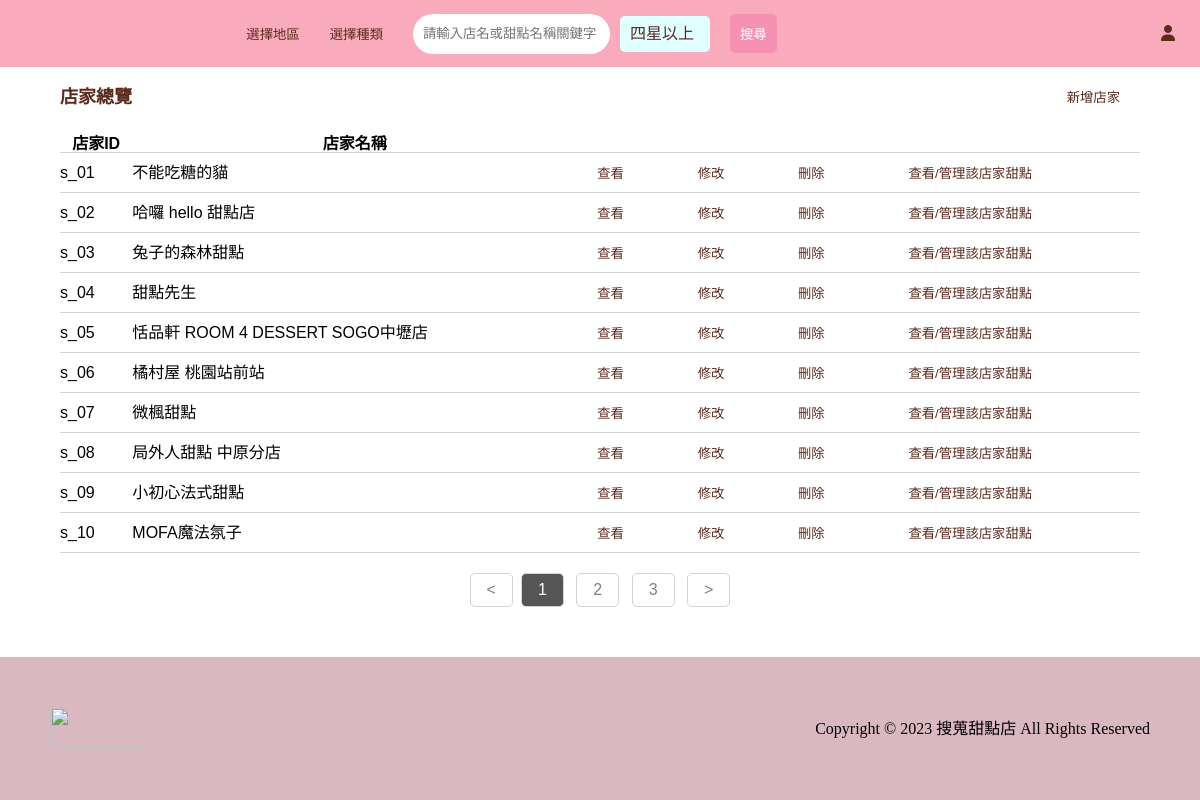
/manager_index.php, run on the app's committed database.
### tables this page shows
CREATE TABLE `shop` (
  `shop_ID` varchar(15) NOT NULL,
  `shop_Name` varchar(100) NOT NULL,
  `shop_Phone` varchar(10) DEFAULT NULL,
  `shop_Website` varchar(200) DEFAULT NULL,
  `shop_IG` varchar(200) DEFAULT NULL,
  `shop_FB` varchar(200) DEFAULT NULL,
  `shop_Email` varchar(50) DEFAULT NULL,
  `shop_Address` varchar(250) NOT NULL,
  `shop_ForHere` tinyint(1) DEFAULT NULL COMMENT '1:內用 0:外帶',
  `shop_Photo` varchar(500) DEFAULT NULL
);

### manager_index.php (the view, shortened to what this page needs)
<?php
require_once 'db.php';
?>
<!DOCTYPE html>
<html lang="en">
<head>
    <link rel="stylesheet" href="https://cdnjs.cloudflare.com/ajax/libs/font-awesome/6.4.2/css/all.min.css">
    <link rel="stylesheet" href="https://cdn.jsdelivr.net/npm/swiper@11/swiper-bundle.min.css" />
    <link rel="stylesheet" href="./css/all.css">
</head>
<body>
    <div class="wrap">
        <div class="navbar-index">
                <?php
                if (isset($_SESSION['nowUser']) && $_SESSION['nowUser']['user_Role'] == "manager") {
                    echo "<h1 class='logo'><a href='manager_index.php'>搜蒐甜點店</a></h1>";
                } else {
                    echo "<h1 class='logo'><a href='index.php'>搜蒐甜點店</a></h1>";
                }
                ?>
                <form action="./shop/select.php" method="GET" class="search-section">
                    <input type="button" name="zone-choice" id="index-zone-choice" value="選擇地區">
                    <input type="button" name="style-choice" id="index-style-choice" value="選擇種類">
                    <input type="text" placeholder="請輸入店名或甜點名稱關鍵字" name="keyword" class="search-bar">
                    <div class="search-choice">
                        <label for='four-star-input' id='four-star-label'>四星以上</label>
                        <input type="submit" value="搜尋" class="search-button">
                    </div>
                </form>
                <ul class="nav">
                    <?php
                    if (isset($_SESSION['nowUser'])) {
                        if ($_SESSION['nowUser']['user_Role'] == "manager") {
                            echo '<li class="nav-content"><a href="manager_index.php">管理店家</a></li>';
                        }
                        echo '<li class="nav-content-index"><a href="./favorite/favorite.php?userid=' . $_SESSION['nowUser']['user_ID'] . '">收藏</a></li>';
                        echo '<li class="nav-content-index"><a href="./gallery/gallery.php?userid=' . $_SESSION['nowUser']['user_ID'] . '">圖鑑</a></li>';
                        echo '<li class="nav-content-index"><a href="./user/user_info.php?userid=' . $_SESSION['nowUser']['user_ID'] . '"><i class="fa-solid fa-user"></i></a></li>';
                    } else {
                        echo '<li class="nav-content-index"><a href="./user/signup.php"><i class="fa-solid fa-user"></i></a></li>';
                    }
                    ?>
                </ul>
            </div>
        <div class="manager-main">
            <?php
            echo "<p>店家總覽 <a href='./shop/create_shop.php'><button>新增店家</button></a></p>";
            $sql = "SELECT shop_ID, shop_Name FROM shop";
            $result = $conn->query($sql);
            if ($result->num_rows > 0) {
                $data_nums = mysqli_num_rows($result);
                $per = 10;
                $pages = ceil($data_nums/$per);
                if (!isset($_GET["page"])){
                    $page=1;
                } else {
                    $page = intval($_GET["page"]);
                }
                $start = ($page-1)*$per;
                $result = $conn->query($sql.' LIMIT '.$start.', '.$per) or die("Error: " . $conn->error);
                echo "<table><tr><th>店家ID</th><th>店家名稱</th><th> </th></tr>";
                while ($row = $result->fetch_assoc()) {
                    echo "<tr>";
                    echo "<td>" . $row["shop_ID"] . "</td>";
                    echo "<td>" . $row["shop_Name"] . "</td>";
                    echo "<td><a href='./shop/shop_info.php?shop_id=" . $row["shop_ID"] . "'><button>查看</button></a></td>";
                    echo "<td><a href='./shop/manager_shop_adjust.php?shop_id=" . $row["shop_ID"] . "'><button>修改</button></a></td>";
                    $delete_ID = $row["shop_ID"];
                    echo "<td><button type='submit' onclick=\"deletionShop('$delete_ID')\">刪除</button></td>";
                    echo "<td><a href='./dessert/manager_dessert_index.php?shop_id=" . $row["shop_ID"] . "'><button class='search-button' >查看/管理該店家甜點</button></a></td>";
                    echo "</tr>";
                }
                echo "</table>";
            } else {
                echo "0 筆結果";
            }
            echo '<div class="pagination">';
            echo "<a href='?page=1'><</a>";
            for ($i = 1; $i <= $pages; $i++) {
                if ($page - 3 < $i && $i < $page + 3) {
                    if ($i == $page) {
                        echo "<a class='active' href='?page=".$i."'>".$i."</a> ";
                    } else {
                        echo "<a href='?page=".$i."'>".$i."</a> ";
                    }
                }
            }
            echo "<a href='?page=".$pages."'>></a><br /><br />";
            echo '</div>';
            ?>
        </div>
    </div>
    <div class="footer">
        <div class="left-footer"><img src='./image/logo-4.png'></div>
        <div class="right-footer">
            <p>Copyright © 2023 搜蒐甜點店 All Rights Reserved</p>
        </div>
    </div>
</body>
</html>

### all.css (style rules this page uses)
html, body, div, span, applet, object, iframe, h1, h2, h3, h4, h5, h6, p, blockquote, pre, a, abbr, acronym, address, big, cite, code, del, dfn, em, img, ins, kbd, q, s, samp, small, strike, strong, sub, sup, tt, var, b, u, i, center, dl, dt, dd, ol, ul, li, fieldset, form, label, legend, table, caption, tbody, tfoot, thead, tr, th, td, article, aside, canvas, details, embed, figure, figcaption, footer, header, hgroup, menu, nav, output, ruby, section, summary, time, mark, audio, video { margin: 0; padding: 0; border: 0; font-size: 100%; font: inherit; vertical-align: baseline; }
body { line-height: 1; }
ol, ul { list-style: none; }
table { border-collapse: collapse; border-spacing: 0; }
html { height: 100%; }
body { height: 100%; display: flex; flex-direction: column; }
.wrap { flex-grow: 1; width:100%; margin:0 auto; font-family:'Helvetica'; }
.navbar-index,.navbar { display: flex; justify-content: space-between; align-items: center; padding:5px; background-color:#F9AABB; opacity: 1.0; }
.logo { margin-left:30px; margin-right:30px; text-indent:101%; overflow:hidden; white-space:nowrap; background-image:url('../image/logo-4.png'); background-size: contain; background-repeat: no-repeat; background-position: center; }
.logo a { display:block; width:120px; height:50px; }
.nav { display: flex; justify-content: flex-end; width:30%; }
.nav a { display: block; padding:20px; }
.nav-content-index a { text-decoration: none; display: block; color:#5B2B1E; font-weight: bold; }
.main,.manager-main { width:90%; margin:0 auto; }
.manager-main table { width:100%; margin:20px auto; }
.manager-main table th { font-weight: bold; text-align: center; vertical-align: middle; }
.manager-main>p { font-weight: bolder; font-size: large; color:#5B2B1E; margin-top:10px; display: flex; justify-content: space-between; align-items: center; }
.manager-main button { padding:10px 20px; border: none; background-color:transparent; color:#5B2B1E; border-radius: 5px; }
.manager-main tr { border-bottom:1px solid lightgray; }
img { height:200px; width:300px; }
.search-section { display: flex; justify-content: center; align-items: center; }
.search-choice { display: flex; justify-content: space-evenly; align-items: center; }
.search-bar { width:50%; height:20px; padding:10px; border:1px solid gray; background-color:white; display: block; margin:0 10px; border-radius:30px; }
.search-section input { padding:10px; border:none; margin-right:10px; }
.navbar-index { position:relative; }
#index-zone-choice,#index-style-choice { color:#5B2B1E; background-color: transparent; border: none; }
#no-visited-label,#four-star-label { background:lightcyan; padding:10px; color:#5B2B1E; margin-right:10px; border:none; border-radius:5px; }
#four-star-label { width:70px; }
.search-button { border:0px; background-color: #F591B3; color:white; padding:10px; border-radius: 5px; margin-left:10px; }
.footer { background-color: #D9B8C1; display: flex; justify-content: space-between; align-items: center; padding:50px; }
.left-footer img { width:100px; height:40px; }
.active { background-color: #F60099; color:white; border-radius: 50%; }
.pagination { margin-top: 20px; text-align: center; }
.pagination a { display: inline-block; padding: 8px 16px; text-decoration: none; color:gray; border: 1px solid lightgray; border-radius: 5px; margin: 0 4px; }
.pagination a.active { background-color: #555; color: white; }

### data on the page
shop: shop_ID "s_01", shop_Name "不能吃糖的貓"
shop: shop_ID "s_02", shop_Name "哈囉 hello 甜點店"
shop: shop_ID "s_03", shop_Name "兔子的森林甜點"
shop: shop_ID "s_04", shop_Name "甜點先生"
shop: shop_ID "s_05", shop_Name "恬品軒 ROOM 4 DESSERT SOGO中壢店"
shop: shop_ID "s_06", shop_Name "橘村屋 桃園站前站"
shop: shop_ID "s_07", shop_Name "微楓甜點"
shop: shop_ID "s_08", shop_Name "局外人甜點 中原分店"
shop: shop_ID "s_09", shop_Name "小初心法式甜點"
shop: shop_ID "s_10", shop_Name "MOFA魔法氛子"
